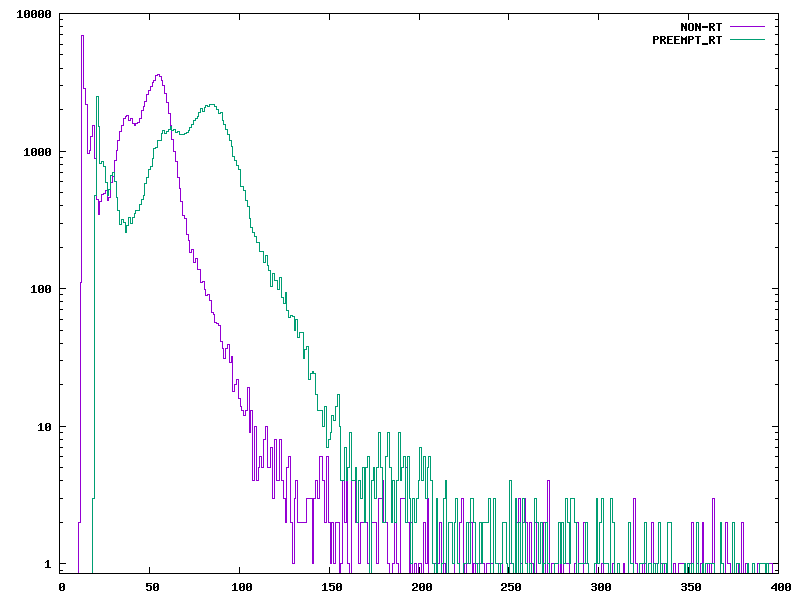

Reproduce this figure in gnuplot.
# This code is from Julia Cartwright [email redacted]

set terminal png medium size 800,600
set output "busy.png"
set datafile commentschars "#"

set logscale y

# trim some of the distortion from the bottom of the plot
set yrang [0.85:*]

plot "nortbusy.hist" using 1:2 with histeps title "NON-RT",    \
     "rtbusy.hist" using 1:2 with histeps title "PREEMPT_RT"